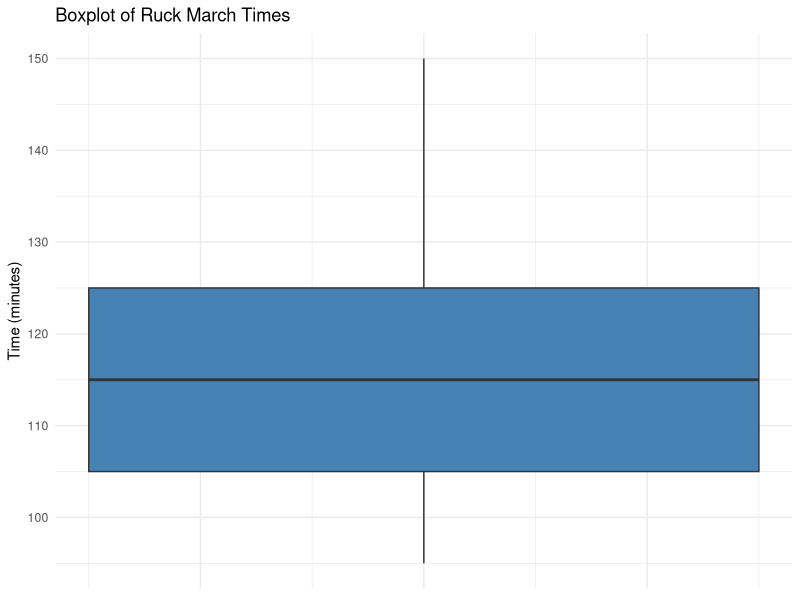
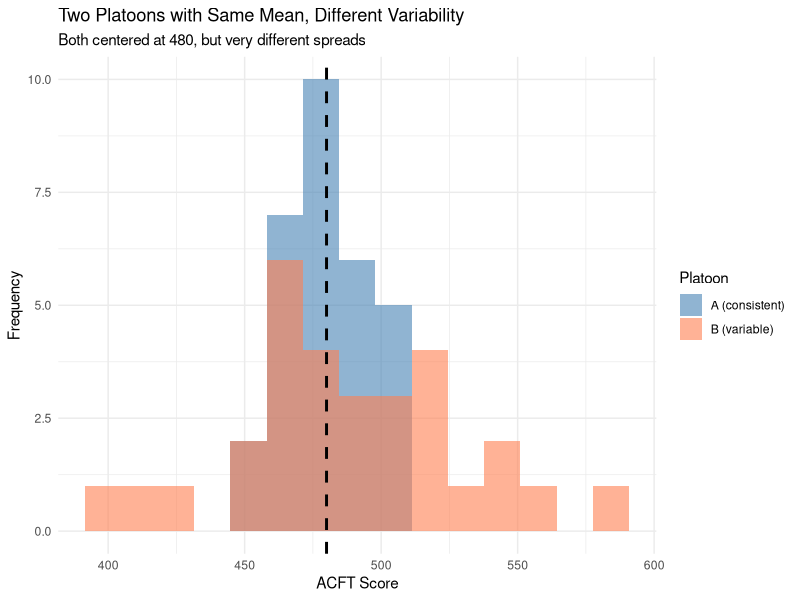
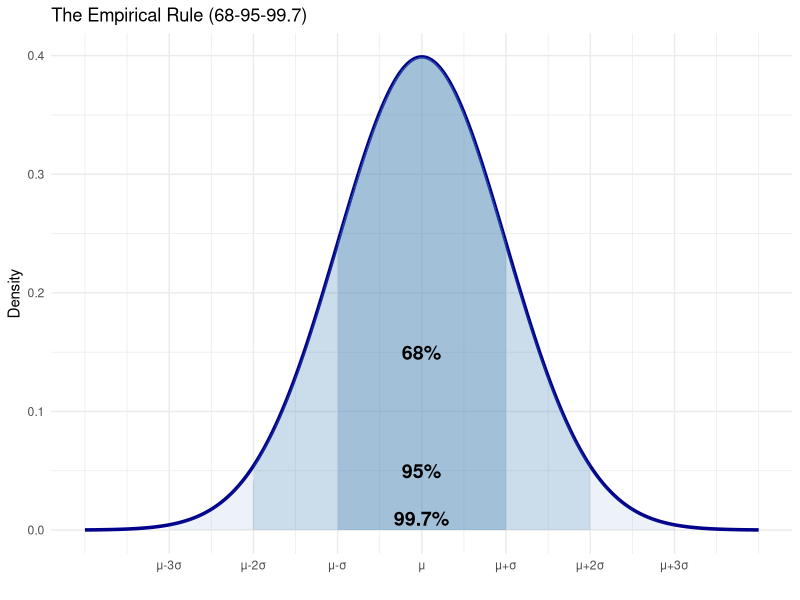
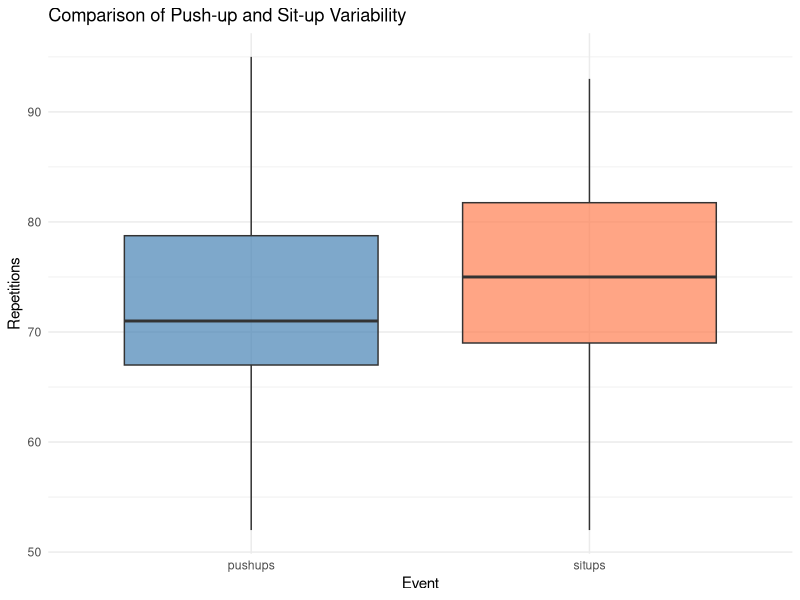

Generate these figures, in order, with R:
## ---- chunk 1
library(tidyverse)
library(kableExtra)
set.seed(206)
## ---- chunk 2
pushups <- c(45, 50, 55, 60, 65)
range_val <- max(pushups) - min(pushups)
range_val
## ---- chunk 3
pushups_outlier <- c(45, 50, 55, 60, 100)
max(pushups_outlier) - min(pushups_outlier)
## ---- chunk 4
ruck_times <- c(95, 100, 105, 110, 115, 120, 125, 130, 150)

# Find quartiles
Q1 <- quantile(ruck_times, 0.25)
Q3 <- quantile(ruck_times, 0.75)

# Calculate IQR
IQR_val <- Q3 - Q1

cat("Q1 =", Q1, "\n")
cat("Q3 =", Q3, "\n")
cat("IQR =", IQR_val, "\n")
## ---- chunk 5
# R has a built-in IQR function
IQR(ruck_times)
## ---- chunk 6
summary(ruck_times)
## ---- chunk 7
ggplot(tibble(times = ruck_times), aes(y = times)) +
  geom_boxplot(fill = "steelblue", width = 0.3) +
  labs(title = "Boxplot of Ruck March Times",
       y = "Time (minutes)") +
  theme_minimal() +
  theme(axis.text.x = element_blank(),
        axis.ticks.x = element_blank())
## ---- chunk 8
scores <- c(450, 470, 480, 490, 510)
mean_score <- mean(scores)

deviation_table <- tibble(
  `Score (x)` = scores,
  `Deviation (x - x̄)` = scores - mean_score,
  `Squared Deviation (x - x̄)²` = (scores - mean_score)^2
)

deviation_table %>%
  kable() %>%
  kable_styling(bootstrap_options = c("striped", "hover"))
## ---- chunk 9
# Verify with R
var(scores)
## ---- chunk 10
# Standard deviation of ACFT scores
sd(scores)
## ---- chunk 11
# Two platoons, both with mean = 480
set.seed(123)
platoon_A <- rnorm(30, mean = 480, sd = 15)  # Low variability
platoon_B <- rnorm(30, mean = 480, sd = 50)  # High variability

# Summary statistics
comparison <- tibble(
  Platoon = c("A (consistent)", "B (variable)"),
  Mean = c(mean(platoon_A), mean(platoon_B)),
  SD = c(sd(platoon_A), sd(platoon_B)),
  IQR = c(IQR(platoon_A), IQR(platoon_B)),
  Range = c(max(platoon_A) - min(platoon_A), max(platoon_B) - min(platoon_B))
) %>%
  mutate(across(where(is.numeric), ~round(., 1)))

comparison %>%
  kable() %>%
  kable_styling(bootstrap_options = c("striped", "hover"))
## ---- chunk 12
combined_data <- tibble(
  Score = c(platoon_A, platoon_B),
  Platoon = rep(c("A (consistent)", "B (variable)"), each = 30)
)

ggplot(combined_data, aes(x = Score, fill = Platoon)) +
  geom_histogram(bins = 15, alpha = 0.6, position = "identity") +
  geom_vline(xintercept = 480, linetype = "dashed", linewidth = 1) +
  scale_fill_manual(values = c("steelblue", "coral")) +
  labs(title = "Two Platoons with Same Mean, Different Variability",
       subtitle = "Both centered at 480, but very different spreads",
       x = "ACFT Score", y = "Frequency") +
  theme_minimal()
## ---- chunk 13
x <- seq(-4, 4, length.out = 1000)
y <- dnorm(x)

ggplot(tibble(x = x, y = y), aes(x = x, y = y)) +
  geom_line(linewidth = 1.2, color = "darkblue") +
  geom_area(data = subset(tibble(x = x, y = y), x >= -1 & x <= 1),
            aes(x = x, y = y), fill = "steelblue", alpha = 0.3) +
  geom_area(data = subset(tibble(x = x, y = y), x >= -2 & x <= 2),
            aes(x = x, y = y), fill = "steelblue", alpha = 0.2) +
  geom_area(data = subset(tibble(x = x, y = y), x >= -3 & x <= 3),
            aes(x = x, y = y), fill = "steelblue", alpha = 0.1) +
  annotate("text", x = 0, y = 0.15, label = "68%", size = 5, fontface = "bold") +
  annotate("text", x = 0, y = 0.05, label = "95%", size = 5, fontface = "bold") +
  annotate("text", x = 0, y = 0.01, label = "99.7%", size = 5, fontface = "bold") +
  scale_x_continuous(breaks = -3:3,
                     labels = c("μ-3σ", "μ-2σ", "μ-σ", "μ", "μ+σ", "μ+2σ", "μ+3σ")) +
  labs(title = "The Empirical Rule (68-95-99.7)",
       x = "", y = "Density") +
  theme_minimal()
## ---- chunk 14
ruck_times <- c(95, 100, 105, 110, 115, 120, 125, 130, 150)

Q1 <- quantile(ruck_times, 0.25)
Q3 <- quantile(ruck_times, 0.75)
IQR_val <- Q3 - Q1

lower_fence <- Q1 - 1.5 * IQR_val
upper_fence <- Q3 + 1.5 * IQR_val

cat("Q1 =", Q1, "\n")
cat("Q3 =", Q3, "\n")
cat("IQR =", IQR_val, "\n")
cat("Lower fence =", lower_fence, "\n")
cat("Upper fence =", upper_fence, "\n")

# Identify outliers
outliers <- ruck_times[ruck_times < lower_fence | ruck_times > upper_fence]
cat("Outliers:", outliers, "\n")
## ---- chunk 15
# 2-mile run
CV_run <- (1.5 / 14) * 100

# 12-mile ruck
CV_ruck <- (15 / 150) * 100

cat("2-mile run CV:", round(CV_run, 1), "%\n")
cat("12-mile ruck CV:", round(CV_ruck, 1), "%\n")
## ---- chunk 16
# Simulate APFT component scores for 50 soldiers
set.seed(206)
apft_data <- tibble(
  soldier_id = 1:50,
  pushups = round(rnorm(50, mean = 70, sd = 10)),
  situps = round(rnorm(50, mean = 75, sd = 8)),
  run_time = round(rnorm(50, mean = 13.5, sd = 1.2), 1)
)

# Calculate measures of spread for each event
spread_summary <- tibble(
  Event = c("Push-ups", "Sit-ups", "Run Time (min)"),
  Mean = c(mean(apft_data$pushups), mean(apft_data$situps), mean(apft_data$run_time)),
  SD = c(sd(apft_data$pushups), sd(apft_data$situps), sd(apft_data$run_time)),
  Variance = c(var(apft_data$pushups), var(apft_data$situps), var(apft_data$run_time)),
  IQR = c(IQR(apft_data$pushups), IQR(apft_data$situps), IQR(apft_data$run_time)),
  Range = c(max(apft_data$pushups) - min(apft_data$pushups),
            max(apft_data$situps) - min(apft_data$situps),
            max(apft_data$run_time) - min(apft_data$run_time)),
  CV = c(sd(apft_data$pushups) / mean(apft_data$pushups) * 100,
         sd(apft_data$situps) / mean(apft_data$situps) * 100,
         sd(apft_data$run_time) / mean(apft_data$run_time) * 100)
) %>%
  mutate(across(where(is.numeric), ~round(., 2)))

spread_summary %>%
  kable() %>%
  kable_styling(bootstrap_options = c("striped", "hover"))
## ---- chunk 17
apft_long <- apft_data %>%
  pivot_longer(cols = c(pushups, situps), names_to = "Event", values_to = "Reps")

ggplot(apft_long, aes(x = Event, y = Reps, fill = Event)) +
  geom_boxplot(alpha = 0.7) +
  scale_fill_manual(values = c("steelblue", "coral")) +
  labs(title = "Comparison of Push-up and Sit-up Variability",
       y = "Repetitions") +
  theme_minimal() +
  theme(legend.position = "none")
